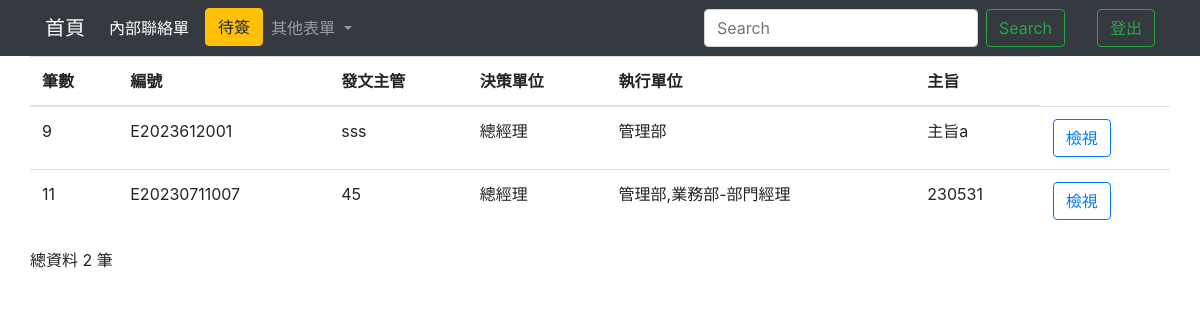
The app's page /contactallIndex/, older data.
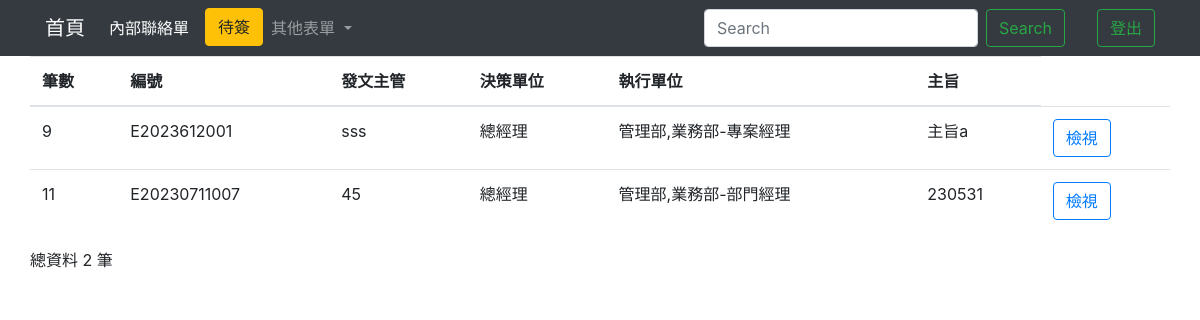
The same page, newer data.
### testapp/models.py (models this page shows)
class Contact (models.Model):
    cNumber = models.CharField(max_length=50, default='', null=False)#編號
    cAutherManager = models.CharField(max_length=20,blank=True)#發文主管
    cDecisionDep = models.CharField(max_length=50,null=False)#決策單位
    cImplementDep = models.CharField(max_length=50)#執行單位
    cSubject = models.TextField(null=False)#主旨
    cDiscription = models.TextField(blank=True)#說明
    cOption = models.TextField(blank=True)#各審核人員意見
    home = models.OneToOneField(Home, on_delete=models.CASCADE,default='')

### testapp/views.py (the view)
# urls.py: path('contactallIndex/',contactallIndex),
def contactallIndex(request):
    if request.user.is_authenticated:
        username=request.user.username
        authenticate=request.user.is_staff
        firstname = request.user.first_name
    if 'q' in request.GET:
        q = request.GET['q']
        multiple_q = Q(Q(cNumber__icontains=q) | Q(cSubject__icontains=q) | Q(cDecisionDep__icontains=q))
        contactall = Contact.objects.filter(multiple_q)
    else:
        contactall = Contact.objects.all().order_by("id")
    contactallCount = len(contactall)
    return render(request, "contactall_Index.html",locals())

### templates/contactall_Index.html (shortened to what this page needs)
<!DOCTYPE html>
<html lang="en">
<head>
  <link rel="stylesheet" href="https://cdn.jsdelivr.net/npm/bootstrap@4.6.2/dist/css/bootstrap.min.css">
  {% load static %}
</head>
<body>
  <nav class="navbar navbar-expand-lg navbar-dark bg-dark">
    <div class="container">
      <a class="navbar-brand" href="/homeIndex/">首頁</a>
      <div class="collapse navbar-collapse" id="navbarSupportedContent">
        <ul class="navbar-nav mr-auto">
          <li class="nav-item active">
            <a class="nav-link disabled">內部聯絡單 <span class="sr-only">(current)</span></a>
          </li>
          <ul class="navbar-nav ml-2">
            <li class="nav-item">
              <button class="btn btn-warning my-2 my-sm-0" id="{{firstname}}" onclick="perosonIndex(event)">待簽</button>
            </li>
          </ul>
          <li class="nav-item dropdown">
            <a class="nav-link dropdown-toggle" href="#" role="button" data-toggle="dropdown" aria-expanded="false">
              其他表單
            </a>
          </li>
        </ul>
        <form class="form-inline my-2 my-lg-0">
          <input class="form-control mr-sm-2" name='q' type="search" placeholder="Search" aria-label="Search">
          <button class="btn btn-outline-success my-2 my-sm-0" type="submit">Search</button>
        </form>
        <ul class="navbar-nav ml-2">
          <li class="nav-item active">
            <a class="nav-link disabled" style="color: green;">{{firstname}} <span class="sr-only">(current)</span></a>
          </li>
        </ul>
        <ul class="navbar-nav ml-2">
          <li class="nav-item">
            <button class="btn btn-outline-success my-2 my-sm-0" onclick="Logout(event)">登出</button>
          </li>
        </ul>
      </div>
    </div>
  </nav>
  <form action="." method="POST">
    <div class="container">
      <div class="row">
        <table class="table">
          <thead>
            <th scope="col">筆數</th>
            <th scope="col">編號</th>
            <th scope="col">發文主管</th>
            <th scope="col">決策單位</th>
            <th scope="col">執行單位</th>
            <th scope="col">主旨</th>
          </thead>
          <tbody>
            {% for unit in contactall %}
            <tr>
              <td>{{unit.id}}</td>
              <td>{{unit.cNumber}}</td>
              <td>{{unit.cAutherManager}}</td>
              <td>{{unit.cDecisionDep}}</td>
              <td>{{unit.cImplementDep}}</td>
              <td>{{unit.cSubject}}</td>
              <td>
                <button type="button" class="btn btn-outline-primary" id="{{unit.cNumber}}" onclick="View()">檢視</button>
              </td>
            </tr>
            {% endfor %}
          </tbody>
        </table>
      </div>
    </div>
  </form>
  <div class="container">
    <div class="row">
      <p>總資料 {{contactallCount}} 筆</p>
    </div>
  </div>
</body>
</html>

Row changes from the older to the newer data that the page shows:
changed Contact "sss": cImplementDep "管理部" → "管理部,業務部-專案經理"
